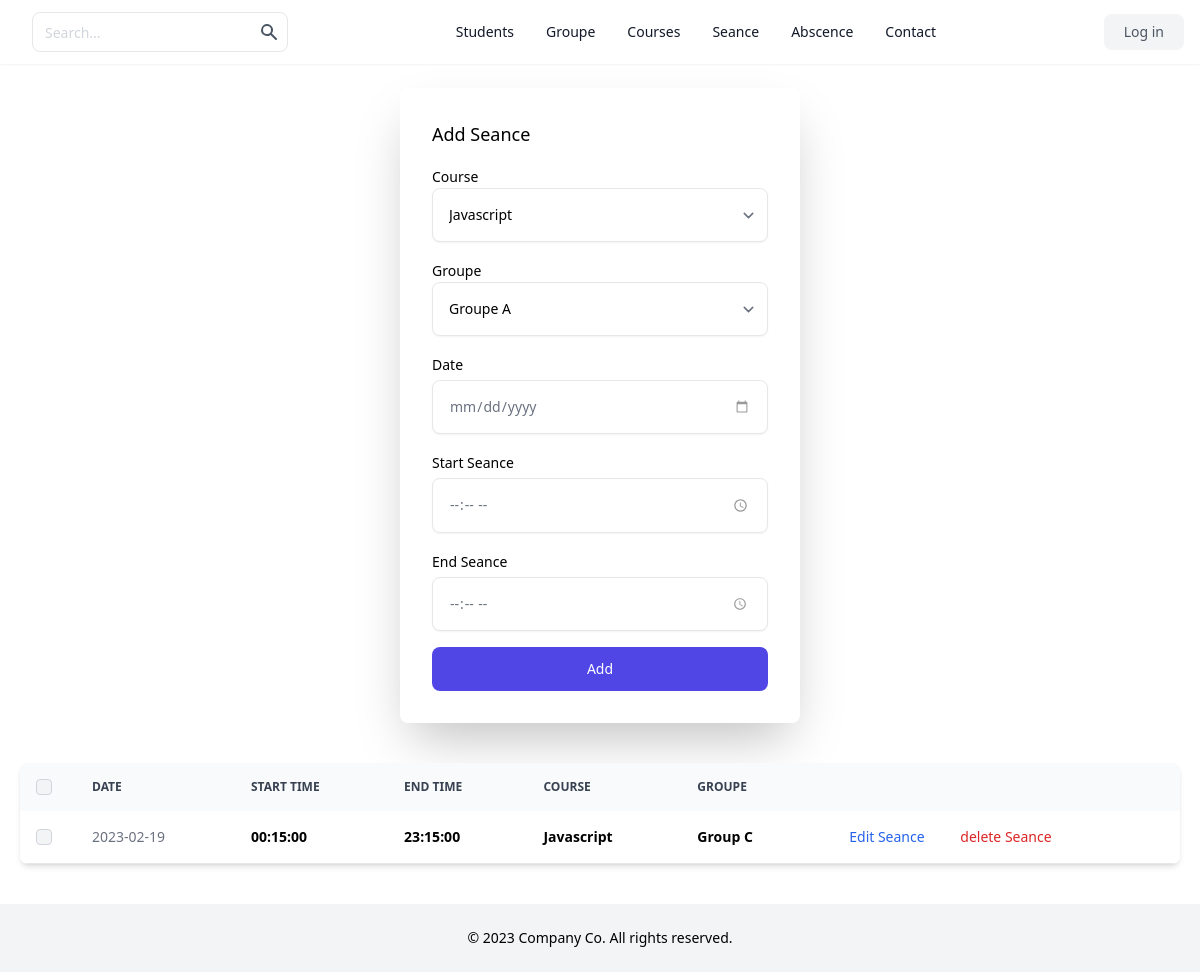
/seance/index.php, run on an earlier commit of the app's database.
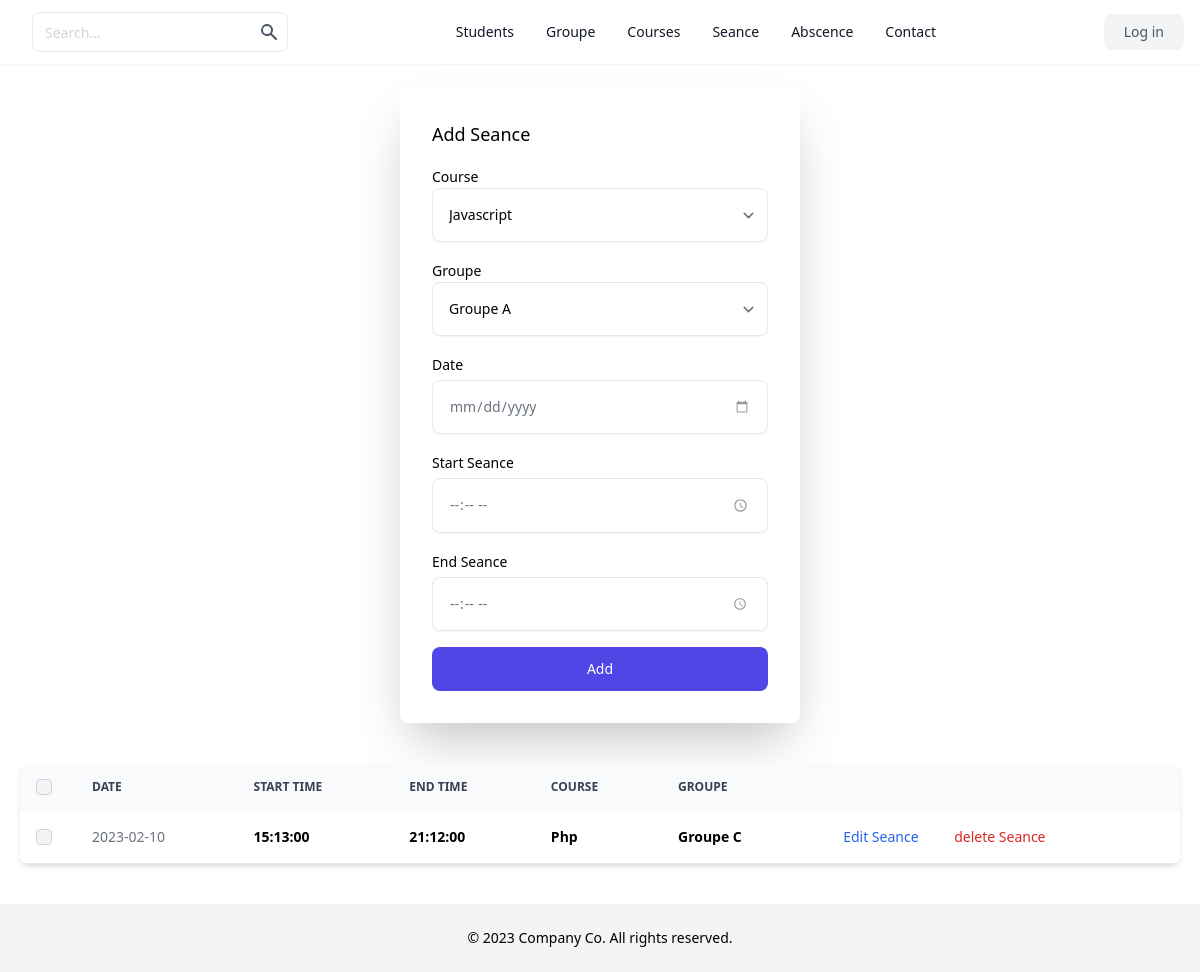
And on a later commit of the database.
### tables this page shows
CREATE TABLE `seance` (
  `id` int(11) NOT NULL AUTO_INCREMENT,
  `id_course` int(11) NOT NULL,
  `id_groupe` int(11) NOT NULL,
  `date` date NOT NULL,
  `start_seance` time NOT NULL,
  `end_seance` time NOT NULL,
  PRIMARY KEY (`id`),
  KEY `id_course` (`id_course`),
  KEY `id_groupe` (`id_groupe`),
  CONSTRAINT `seance_ibfk_1` FOREIGN KEY (`id_course`) REFERENCES `courses` (`id`),
  CONSTRAINT `seance_ibfk_2` FOREIGN KEY (`id_groupe`) REFERENCES `groupes` (`id`)
);

CREATE TABLE `courses` (
  `id` int(11) NOT NULL AUTO_INCREMENT,
  `course_name` varchar(255) NOT NULL,
  `id_user` int(11) NOT NULL,
  `course_image_path` varchar(255) NOT NULL,
  PRIMARY KEY (`id`),
  KEY `id_user` (`id_user`),
  CONSTRAINT `courses_ibfk_1` FOREIGN KEY (`id_user`) REFERENCES `users` (`id`)
);

CREATE TABLE `groupes` (
  `id` int(11) NOT NULL AUTO_INCREMENT,
  `name` varchar(255) NOT NULL,
  PRIMARY KEY (`id`)
);

### seance/index.php (the view, shortened to what this page needs)
<?php
require_once('../inc/header.php');
require_once('../inc/db.php');
?>
<body>
  <header aria-label="Site Header" class="shadow-sm">
    <div class="mx-auto flex h-16 max-w-screen-xl items-center justify-between px-4">
      <div class="flex items-center gap-4">
        <form class="mb-0 hidden lg:flex">
          <div class="relative">
            <input class="h-10 rounded-lg border-gray-200 pr-10 text-sm placeholder-gray-300 focus:z-10" placeholder="Search..." type="text" />
            <button type="submit" class="absolute inset-y-0 right-0 mr-px rounded-r-lg p-2 text-gray-600">
              <svg class="h-5 w-5" fill="currentColor" viewbox="0 0 20 20" xmlns="http://www.w3.org/2000/svg">
                <path clip-rule="evenodd" d="M8 4a4 4 0 100 8 4 4 0 000-8zM2 8a6 6 0 1110.89 3.476l4.817 4.817a1 1 0 01-1.414 1.414l-4.816-4.816A6 6 0 012 8z" fill-rule="evenodd"></path>
              </svg>
            </button>
          </div>
        </form>
      </div>
      <nav aria-label="Site Nav" class="hidden items-center justify-center gap-8 text-sm font-medium lg:flex lg:w-0 lg:flex-1">
        <a class="text-gray-900" href="../students/">Students</a>
        <a class="text-gray-900" href="../groupe/">Groupe</a>
        <a class="text-gray-900" href="../courses/">Courses</a>
        <a class="text-gray-900" href="../seance/">Seance</a>
        <a class="text-gray-900" href="../absence/">Abscence</a>
        <a class="text-gray-900" href="">Contact</a>
      </nav>
      <div class="hidden items-center gap-4 lg:flex">
        <a href="#" class="rounded-lg bg-gray-100 px-5 py-2 text-sm font-medium text-gray-600">
          Log in
        </a>
      </div>
    </div>
  </header>
  <div class="flex justify-center">
    <form action="create.php" method="POST" class="mt-6 mb-0 space-y-4 rounded-lg p-8 w-[400px] md:shadow-2xl xl:shadow-2xl">
      <p class="text-lg font-medium">Add Seance</p>
      <div class="relative mt-1">
        <label for="seance" class="text-sm font-medium">Course</label>
        <select name="id_course" class="w-full rounded-lg border-gray-200 p-4 pr-12 text-sm shadow-sm">
          <?php
          $stmt = $conn->prepare('select * from courses');
          $stmt->execute();
          $courses = $stmt->fetchAll();
          foreach ($courses as $key => $value) {
          ?>
            <option value="<?= $value['id'] ?>"><?= $value['course_name'] ?></option>
          <?php } ?>
        </select>
      </div>
      <div class="relative mt-1">
        <label for="seance" class="text-sm font-medium">Groupe</label>
        <select name="id_groupe" class="w-full rounded-lg border-gray-200 p-4 pr-12 text-sm shadow-sm">
          <?php
          $stmt = $conn->prepare('select * from groupes');
          $stmt->execute();
          $groupes = $stmt->fetchAll();
          foreach ($groupes as $key => $value) {
          ?>
            <option value="<?= $value['id'] ?>"><?= $value['name'] ?></option>
          <?php } ?>
        </select>
      </div>
      <div>
        <label for="date" class="text-sm font-medium">Date</label>
        <div class="relative mt-1">
          <input type="date" name="date" id="date" class="w-full rounded-lg border-gray-200 p-4 text-sm shadow-sm text-gray-500" />
        </div>
      </div>
      <div>
        <label for="start" class="text-sm font-medium">Start Seance</label>
        <div class="relative mt-1">
          <input type="time" name="time_start" id="start" class="w-full rounded-lg border-gray-200 p-4 text-sm shadow-sm text-gray-500" />
        </div>
      </div>
      <div>
        <label for="end" class="text-sm font-medium">End Seance</label>
        <div class="relative mt-1">
          <input type="time" name="time_end" id="end" class="w-full rounded-lg border-gray-200 p-4 text-sm shadow-sm text-gray-500" />
        </div>
      </div>
      <button type="submit" name="submit" class="block w-full rounded-lg bg-indigo-600 px-5 py-3 text-sm font-medium text-white">
        Add
      </button>
    </form>
  </div>
  <div class="relative overflow-x-auto shadow-md sm:rounded-lg mt-10 mx-5">
    <table class="w-full text-sm text-left text-gray-500 dark:text-gray-400">
      <thead class="text-xs text-gray-700 uppercase bg-gray-50 dark:bg-gray-700 dark:text-gray-400">
        <tr>
          <th scope="col" class="p-4">
            <div class="flex items-center">
              <input id="checkbox-all-search" type="checkbox" class="w-4 h-4 text-blue-600 bg-gray-100 border-gray-300 rounded focus:ring-blue-500 dark:focus:ring-blue-600 dark:ring-offset-gray-800 dark:focus:ring-offset-gray-800 focus:ring-2 dark:bg-gray-700 dark:border-gray-600" />
            </div>
          </th>
          <th scope="col" class="px-6 py-3">Date</th>
          <th scope="col" class="px-6 py-3">Start Time</th>
          <th scope="col" class="px-6 py-3">End Time</th>
          <th scope="col" class="px-6 py-3">Course</th>
          <th scope="col" class="px-6 py-3">Groupe</th>
          <th scope="col" class="px-6 py-3"></th>
        </tr>
      </thead>
      <tbody>
        <?php
        $query = $conn->prepare('SELECT seance.id, seance.date, seance.start_seance, seance.end_seance, courses.course_name, groupes.name
      FROM seance
      INNER JOIN courses ON seance.id_course = courses.id
      INNER JOIN groupes ON seance.id_groupe = groupes.id');
        $query->execute();
        $seance = $query->fetchAll();
        foreach ($seance as $key => $value) { ?>
          <tr class="bg-white border-b dark:bg-gray-800 dark:border-gray-700 hover:bg-gray-50 dark:hover:bg-gray-600">
            <td class="w-4 p-4">
              <div class="flex items-center">
                <input id="checkbox-table-search-1" type="checkbox" class="w-4 h-4 text-blue-600 bg-gray-100 border-gray-300 rounded focus:ring-blue-500 dark:focus:ring-blue-600 dark:ring-offset-gray-800 dark:focus:ring-offset-gray-800 focus:ring-2 dark:bg-gray-700 dark:border-gray-600" />
              </div>
            </td>
            <td class="px-6 py-4"><?= $value['date'] ?></td>
            <td class="px-6 py-4">
              <span class="font-bold text-black text-md  "><?= $value['start_seance'] ?></span>
            </td>
            <td class="px-6 py-4">
              <span class="font-bold text-black text-md  "><?= $value['end_seance'] ?></span>
            </td>
            <td class="px-6 py-4">
              <span class="font-bold text-black text-md  "><?= $value['course_name'] ?></span>
            </td>
            <td class="px-6 py-4">
              <span class="font-bold text-black text-md  "><?= $value['name'] ?></span>
            </td>
            <td class="px-6 py-4"><a href="update.php?id=<?= $value['id'] ?>" class="font-medium text-blue-600 dark:text-blue-500 hover:underline mx-4">Edit Seance</a>
              <a href="delete.php?id=<?= $value['id'] ?>" class="font-medium text-red-600 dark:text-blue-500 hover:underline mx-4">delete Seance</a>
            </td>
          </tr>
        <?php } ?>
      </tbody>
    </table>
  </div>
  <footer aria-label="Site Footer" class="bg-gray-100 mt-10">
    <div class="py-6 text-sm text-center dark:text-gray-400">
      © 2023 Company Co. All rights reserved.
    </div>
  </footer>
</body>
</html>

### inc/header.php (shortened to what this page needs)
<!DOCTYPE html>
<html lang="en">
<head>
    <script src="https://cdn.tailwindcss.com"></script>
    <script src="https://cdn.tailwindcss.com?plugins=forms,typography,aspect-ratio,line-clamp"></script>
</head>
<body>

What changed in the data, as far as the page shows it:
removed seance: date "2023-02-19", start_seance "00:15:00", end_seance "23:15:00", id_course.course_name "Javascript", id_groupe.name "Group C"
added seance: date "2023-02-10", start_seance "15:13:00", end_seance "21:12:00", id_course.course_name "Php", id_groupe.name "Groupe C"
